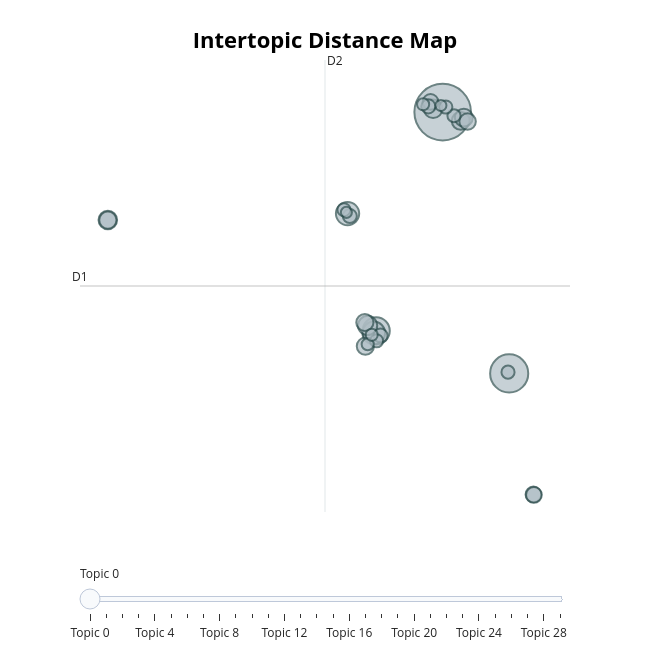

Here is the notebook cell this chart was saved with:
### Code cell
q1_topic_model.visualize_topics()

### Figure 1 — Plotly figure (JSON) as saved in the notebook; plotly's stock layout.template omitted (floating-point values rounded to 4 significant figures)
{"data": [{"customdata": [[0, "Perspectives on Scientific Investigation Process", 130], [1, "Scientific discovery process vs public perception", 59], [2, "Perspective of Scientific Process", 30], [3, "Research vs. Consumer Perspectives", 22], [4, "Scientific investigation perspectives", 21], [5, "Research vs Public Perception", 15], [6, "Topic: Understanding Science Processes", 14], [7, "Psychology research process understanding", 14], [8, "Topic: Scientific investigation and hypothesis testing", 13], [9, "Research Participation Experience", 13], [10, "Perspective of Research vs General Public", 12], [11, "Researcher vs. Public Data Understanding", 12], [12, "Scientific method and its misconduct", 12], [13, "Scientific experiment process", 11], [14, "Perception of scientific process", 10], [15, "Topic: Science Communication Gap", 10], [16, "Topic: Perspectives on Scientific Investigation Process", 10], [17, "Role of knowledge in experimental design", 8], [18, "Consumer vs Researcher Perspectives on Experimentation", 8], [19, "Scientific research and evidence", 8], [20, "Differences in Scientific Investigation Perspectives", 7], [21, "Science perception gap", 7], [22, "Consumer vs Researcher Perspective on Scientific Results", 7], [23, "Process of science", 7], [24, "Differences in Scientific Investigation Perspectives", 7], [25, "Researcher's perspective on scientific investigation", 6], [26, "Topic: Perception gap in science findings", 6], [27, "Topic: Scientific Investigation vs General Public Perspective", 6], [28, "Scientific investigation process", 5], [29, "Scientific Research Process", 5]], "hovertemplate": "<b>Topic %{customdata[0]}</b><br>%{customdata[1]}<br>Size: %{customdata[2]}", "legendgroup": "", "marker": {"color": "#B0BEC5", "line": {"color": "DarkSlateGrey", "width": 2}, "size": [130, 59, 30, 22, 21, 15, 14, 14, 13, 13, 12, 12, 12, 11, 10, 10, 10, 8, 8, 8, 7, 7, 7, 7, 7, 6, 6, 6, 5, 5], "sizemode": "area", "sizeref": 0.08125, "symbol": "circle"}, "mode": "markers", "name": "", "orientation": "v", "showlegend": false, "type": "scatter", "x": [9.8, 14.16, 5.439, 3.56, 5.281, 4.875, -12.17, 9.174, 10.99, 11.19, 4.696, 4.728, -12.17, 11.44, 15.75, 15.79, 9.005, 5.726, 3.708, 8.859, 10.54, 10.01, 3.326, 14.09, 5.464, 8.516, 4.883, 5.142, 9.683, 3.485], "xaxis": "x", "y": [16.18, 0.4778, 3.035, 10.08, 2.907, 3.359, 9.691, 16.38, 15.65, 15.85, 3.537, 2.113, 9.691, 15.61, -6.793, -6.826, 16.79, 2.751, 9.933, 16.52, 15.96, 16.48, 10.31, 0.5547, 2.439, 16.65, 2.229, 2.797, 16.58, 10.16], "yaxis": "y"}], "layout": {"annotations": [{"showarrow": false, "text": "D1", "x": -13.99, "y": 5.731, "yshift": 10}, {"showarrow": false, "text": "D2", "x": 2.08, "xshift": 10, "y": 19.31}], "height": 650, "hoverlabel": {"bgcolor": "white", "font": {"family": "Rockwell", "size": 16}}, "legend": {"itemsizing": "constant", "tracegroupgap": 0}, "margin": {"t": 60}, "shapes": [{"line": {"color": "#CFD8DC", "width": 2}, "type": "line", "x0": 2.08, "x1": 2.08, "y0": -7.85, "y1": 19.31}, {"line": {"color": "#9E9E9E", "width": 2}, "type": "line", "x0": -13.99, "x1": 18.15, "y0": 5.731, "y1": 5.731}], "sliders": [{"active": 0, "pad": {"t": 50}, "steps": [{"args": [{"marker.color": [["red", "#B0BEC5", "#B0BEC5", "#B0BEC5", "#B0BEC5", "#B0BEC5", "#B0BEC5", "#B0BEC5", "#B0BEC5", "#B0BEC5", "#B0BEC5", "#B0BEC5", "#B0BEC5", "#B0BEC5", "#B0BEC5", "#B0BEC5", "#B0BEC5", "#B0BEC5", "#B0BEC5", "#B0BEC5", "#B0BEC5", "#B0BEC5", "#B0BEC5", "#B0BEC5", "#B0BEC5", "#B0BEC5", "#B0BEC5", "#B0BEC5", "#B0BEC5", "#B0BEC5"]]}], "label": "Topic 0", "method": "update"}, {"args": [{"marker.color": [["#B0BEC5", "red", "#B0BEC5", "#B0BEC5", "#B0BEC5", "#B0BEC5", "#B0BEC5", "#B0BEC5", "#B0BEC5", "#B0BEC5", "#B0BEC5", "#B0BEC5", "#B0BEC5", "#B0BEC5", "#B0BEC5", "#B0BEC5", "#B0BEC5", "#B0BEC5", "#B0BEC5", "#B0BEC5", "#B0BEC5", "#B0BEC5", "#B0BEC5", "#B0BEC5", "#B0BEC5", "#B0BEC5", "#B0BEC5", "#B0BEC5", "#B0BEC5", "#B0BEC5"]]}], "label": "Topic 1", "method": "update"}, {"args": [{"marker.color": [["#B0BEC5", "#B0BEC5", "red", "#B0BEC5", "#B0BEC5", "#B0BEC5", "#B0BEC5", "#B0BEC5", "#B0BEC5", "#B0BEC5", "#B0BEC5", "#B0BEC5", "#B0BEC5", "#B0BEC5", "#B0BEC5", "#B0BEC5", "#B0BEC5", "#B0BEC5", "#B0BEC5", "#B0BEC5", "#B0BEC5", "#B0BEC5", "#B0BEC5", "#B0BEC5", "#B0BEC5", "#B0BEC5", "#B0BEC5", "#B0BEC5", "#B0BEC5", "#B0BEC5"]]}], "label": "Topic 2", "method": "update"}, {"args": [{"marker.color": [["#B0BEC5", "#B0BEC5", "#B0BEC5", "red", "#B0BEC5", "#B0BEC5", "#B0BEC5", "#B0BEC5", "#B0BEC5", "#B0BEC5", "#B0BEC5", "#B0BEC5", "#B0BEC5", "#B0BEC5", "#B0BEC5", "#B0BEC5", "#B0BEC5", "#B0BEC5", "#B0BEC5", "#B0BEC5", "#B0BEC5", "#B0BEC5", "#B0BEC5", "#B0BEC5", "#B0BEC5", "#B0BEC5", "#B0BEC5", "#B0BEC5", "#B0BEC5", "#B0BEC5"]]}], "label": "Topic 3", "method": "update"}, {"args": [{"marker.color": [["#B0BEC5", "#B0BEC5", "#B0BEC5", "#B0BEC5", "red", "#B0BEC5", "#B0BEC5", "#B0BEC5", "#B0BEC5", "#B0BEC5", "#B0BEC5", "#B0BEC5", "#B0BEC5", "#B0BEC5", "#B0BEC5", "#B0BEC5", "#B0BEC5", "#B0BEC5", "#B0BEC5", "#B0BEC5", "#B0BEC5", "#B0BEC5", "#B0BEC5", "#B0BEC5", "#B0BEC5", "#B0BEC5", "#B0BEC5", "#B0BEC5", "#B0BEC5", "#B0BEC5"]]}], "label": "Topic 4", "method": "update"}, {"args": [{"marker.color": [["#B0BEC5", "#B0BEC5", "#B0BEC5", "#B0BEC5", "#B0BEC5", "red", "#B0BEC5", "#B0BEC5", "#B0BEC5", "#B0BEC5", "#B0BEC5", "#B0BEC5", "#B0BEC5", "#B0BEC5", "#B0BEC5", "#B0BEC5", "#B0BEC5", "#B0BEC5", "#B0BEC5", "#B0BEC5", "#B0BEC5", "#B0BEC5", "#B0BEC5", "#B0BEC5", "#B0BEC5", "#B0BEC5", "#B0BEC5", "#B0BEC5", "#B0BEC5", "#B0BEC5"]]}], "label": "Topic 5", "method": "update"}, {"args": [{"marker.color": [["#B0BEC5", "#B0BEC5", "#B0BEC5", "#B0BEC5", "#B0BEC5", "#B0BEC5", "red", "#B0BEC5", "#B0BEC5", "#B0BEC5", "#B0BEC5", "#B0BEC5", "#B0BEC5", "#B0BEC5", "#B0BEC5", "#B0BEC5", "#B0BEC5", "#B0BEC5", "#B0BEC5", "#B0BEC5", "#B0BEC5", "#B0BEC5", "#B0BEC5", "#B0BEC5", "#B0BEC5", "#B0BEC5", "#B0BEC5", "#B0BEC5", "#B0BEC5", "#B0BEC5"]]}], "label": "Topic 6", "method": "update"}, {"args": [{"marker.color": [["#B0BEC5", "#B0BEC5", "#B0BEC5", "#B0BEC5", "#B0BEC5", "#B0BEC5", "#B0BEC5", "red", "#B0BEC5", "#B0BEC5", "#B0BEC5", "#B0BEC5", "#B0BEC5", "#B0BEC5", "#B0BEC5", "#B0BEC5", "#B0BEC5", "#B0BEC5", "#B0BEC5", "#B0BEC5", "#B0BEC5", "#B0BEC5", "#B0BEC5", "#B0BEC5", "#B0BEC5", "#B0BEC5", "#B0BEC5", "#B0BEC5", "#B0BEC5", "#B0BEC5"]]}], "label": "Topic 7", "method": "update"}, {"args": [{"marker.color": [["#B0BEC5", "#B0BEC5", "#B0BEC5", "#B0BEC5", "#B0BEC5", "#B0BEC5", "#B0BEC5", "#B0BEC5", "red", "#B0BEC5", "#B0BEC5", "#B0BEC5", "#B0BEC5", "#B0BEC5", "#B0BEC5", "#B0BEC5", "#B0BEC5", "#B0BEC5", "#B0BEC5", "#B0BEC5", "#B0BEC5", "#B0BEC5", "#B0BEC5", "#B0BEC5", "#B0BEC5", "#B0BEC5", "#B0BEC5", "#B0BEC5", "#B0BEC5", "#B0BEC5"]]}], "label": "Topic 8", "method": "update"}, {"args": [{"marker.color": [["#B0BEC5", "#B0BEC5", "#B0BEC5", "#B0BEC5", "#B0BEC5", "#B0BEC5", "#B0BEC5", "#B0BEC5", "#B0BEC5", "red", "#B0BEC5", "#B0BEC5", "#B0BEC5", "#B0BEC5", "#B0BEC5", "#B0BEC5", "#B0BEC5", "#B0BEC5", "#B0BEC5", "#B0BEC5", "#B0BEC5", "#B0BEC5", "#B0BEC5", "#B0BEC5", "#B0BEC5", "#B0BEC5", "#B0BEC5", "#B0BEC5", "#B0BEC5", "#B0BEC5"]]}], "label": "Topic 9", "method": "update"}, {"args": [{"marker.color": [["#B0BEC5", "#B0BEC5", "#B0BEC5", "#B0BEC5", "#B0BEC5", "#B0BEC5", "#B0BEC5", "#B0BEC5", "#B0BEC5", "#B0BEC5", "red", "#B0BEC5", "#B0BEC5", "#B0BEC5", "#B0BEC5", "#B0BEC5", "#B0BEC5", "#B0BEC5", "#B0BEC5", "#B0BEC5", "#B0BEC5", "#B0BEC5", "#B0BEC5", "#B0BEC5", "#B0BEC5", "#B0BEC5", "#B0BEC5", "#B0BEC5", "#B0BEC5", "#B0BEC5"]]}], "label": "Topic 10", "method": "update"}, {"args": [{"marker.color": [["#B0BEC5", "#B0BEC5", "#B0BEC5", "#B0BEC5", "#B0BEC5", "#B0BEC5", "#B0BEC5", "#B0BEC5", "#B0BEC5", "#B0BEC5", "#B0BEC5", "red", "#B0BEC5", "#B0BEC5", "#B0BEC5", "#B0BEC5", "#B0BEC5", "#B0BEC5", "#B0BEC5", "#B0BEC5", "#B0BEC5", "#B0BEC5", "#B0BEC5", "#B0BEC5", "#B0BEC5", "#B0BEC5", "#B0BEC5", "#B0BEC5", "#B0BEC5", "#B0BEC5"]]}], "label": "Topic 11", "method": "update"}, {"args": [{"marker.color": [["#B0BEC5", "#B0BEC5", "#B0BEC5", "#B0BEC5", "#B0BEC5", "#B0BEC5", "#B0BEC5", "#B0BEC5", "#B0BEC5", "#B0BEC5", "#B0BEC5", "#B0BEC5", "red", "#B0BEC5", "#B0BEC5", "#B0BEC5", "#B0BEC5", "#B0BEC5", "#B0BEC5", "#B0BEC5", "#B0BEC5", "#B0BEC5", "#B0BEC5", "#B0BEC5", "#B0BEC5", "#B0BEC5", "#B0BEC5", "#B0BEC5", "#B0BEC5", "#B0BEC5"]]}], "label": "Topic 12", "method": "update"}, {"args": [{"marker.color": [["#B0BEC5", "#B0BEC5", "#B0BEC5", "#B0BEC5", "#B0BEC5", "#B0BEC5", "#B0BEC5", "#B0BEC5", "#B0BEC5", "#B0BEC5", "#B0BEC5", "#B0BEC5", "#B0BEC5", "red", "#B0BEC5", "#B0BEC5", "#B0BEC5", "#B0BEC5", "#B0BEC5", "#B0BEC5", "#B0BEC5", "#B0BEC5", "#B0BEC5", "#B0BEC5", "#B0BEC5", "#B0BEC5", "#B0BEC5", "#B0BEC5", "#B0BEC5", "#B0BEC5"]]}], "label": "Topic 13", "method": "update"}, {"args": [{"marker.color": [["#B0BEC5", "#B0BEC5", "#B0BEC5", "#B0BEC5", "#B0BEC5", "#B0BEC5", "#B0BEC5", "#B0BEC5", "#B0BEC5", "#B0BEC5", "#B0BEC5", "#B0BEC5", "#B0BEC5", "#B0BEC5", "red", "#B0BEC5", "#B0BEC5", "#B0BEC5", "#B0BEC5", "#B0BEC5", "#B0BEC5", "#B0BEC5", "#B0BEC5", "#B0BEC5", "#B0BEC5", "#B0BEC5", "#B0BEC5", "#B0BEC5", "#B0BEC5", "#B0BEC5"]]}], "label": "Topic 14", "method": "update"}, {"args": [{"marker.color": [["#B0BEC5", "#B0BEC5", "#B0BEC5", "#B0BEC5", "#B0BEC5", "#B0BEC5", "#B0BEC5", "#B0BEC5", "#B0BEC5", "#B0BEC5", "#B0BEC5", "#B0BEC5", "#B0BEC5", "#B0BEC5", "#B0BEC5", "red", "#B0BEC5", "#B0BEC5", "#B0BEC5", "#B0BEC5", "#B0BEC5", "#B0BEC5", "#B0BEC5", "#B0BEC5", "#B0BEC5", "#B0BEC5", "#B0BEC5", "#B0BEC5", "#B0BEC5", "#B0BEC5"]]}], "label": "Topic 15", "method": "update"}, {"args": [{"marker.color": [["#B0BEC5", "#B0BEC5", "#B0BEC5", "#B0BEC5", "#B0BEC5", "#B0BEC5", "#B0BEC5", "#B0BEC5", "#B0BEC5", "#B0BEC5", "#B0BEC5", "#B0BEC5", "#B0BEC5", "#B0BEC5", "#B0BEC5", "#B0BEC5", "red", "#B0BEC5", "#B0BEC5", "#B0BEC5", "#B0BEC5", "#B0BEC5", "#B0BEC5", "#B0BEC5", "#B0BEC5", "#B0BEC5", "#B0BEC5", "#B0BEC5", "#B0BEC5", "#B0BEC5"]]}], "label": "Topic 16", "method": "update"}, {"args": [{"marker.color": [["#B0BEC5", "#B0BEC5", "#B0BEC5", "#B0BEC5", "#B0BEC5", "#B0BEC5", "#B0BEC5", "#B0BEC5", "#B0BEC5", "#B0BEC5", "#B0BEC5", "#B0BEC5", "#B0BEC5", "#B0BEC5", "#B0BEC5", "#B0BEC5", "#B0BEC5", "red", "#B0BEC5", "#B0BEC5", "#B0BEC5", "#B0BEC5", "#B0BEC5", "#B0BEC5", "#B0BEC5", "#B0BEC5", "#B0BEC5", "#B0BEC5", "#B0BEC5", "#B0BEC5"]]}], "label": "Topic 17", "method": "update"}, {"args": [{"marker.color": [["#B0BEC5", "#B0BEC5", "#B0BEC5", "#B0BEC5", "#B0BEC5", "#B0BEC5", "#B0BEC5", "#B0BEC5", "#B0BEC5", "#B0BEC5", "#B0BEC5", "#B0BEC5", "#B0BEC5", "#B0BEC5", "#B0BEC5", "#B0BEC5", "#B0BEC5", "#B0BEC5", "red", "#B0BEC5", "#B0BEC5", "#B0BEC5", "#B0BEC5", "#B0BEC5", "#B0BEC5", "#B0BEC5", "#B0BEC5", "#B0BEC5", "#B0BEC5", "#B0BEC5"]]}], "label": "Topic 18", "method": "update"}, {"args": [{"marker.color": [["#B0BEC5", "#B0BEC5", "#B0BEC5", "#B0BEC5", "#B0BEC5", "#B0BEC5", "#B0BEC5", "#B0BEC5", "#B0BEC5", "#B0BEC5", "#B0BEC5", "#B0BEC5", "#B0BEC5", "#B0BEC5", "#B0BEC5", "#B0BEC5", "#B0BEC5", "#B0BEC5", "#B0BEC5", "red", "#B0BEC5", "#B0BEC5", "#B0BEC5", "#B0BEC5", "#B0BEC5", "#B0BEC5", "#B0BEC5", "#B0BEC5", "#B0BEC5", "#B0BEC5"]]}], "label": "Topic 19", "method": "update"}, {"args": [{"marker.color": [["#B0BEC5", "#B0BEC5", "#B0BEC5", "#B0BEC5", "#B0BEC5", "#B0BEC5", "#B0BEC5", "#B0BEC5", "#B0BEC5", "#B0BEC5", "#B0BEC5", "#B0BEC5", "#B0BEC5", "#B0BEC5", "#B0BEC5", "#B0BEC5", "#B0BEC5", "#B0BEC5", "#B0BEC5", "#B0BEC5", "red", "#B0BEC5", "#B0BEC5", "#B0BEC5", "#B0BEC5", "#B0BEC5", "#B0BEC5", "#B0BEC5", "#B0BEC5", "#B0BEC5"]]}], "label": "Topic 20", "method": "update"}, {"args": [{"marker.color": [["#B0BEC5", "#B0BEC5", "#B0BEC5", "#B0BEC5", "#B0BEC5", "#B0BEC5", "#B0BEC5", "#B0BEC5", "#B0BEC5", "#B0BEC5", "#B0BEC5", "#B0BEC5", "#B0BEC5", "#B0BEC5", "#B0BEC5", "#B0BEC5", "#B0BEC5", "#B0BEC5", "#B0BEC5", "#B0BEC5", "#B0BEC5", "red", "#B0BEC5", "#B0BEC5", "#B0BEC5", "#B0BEC5", "#B0BEC5", "#B0BEC5", "#B0BEC5", "#B0BEC5"]]}], "label": "Topic 21", "method": "update"}, {"args": [{"marker.color": [["#B0BEC5", "#B0BEC5", "#B0BEC5", "#B0BEC5", "#B0BEC5", "#B0BEC5", "#B0BEC5", "#B0BEC5", "#B0BEC5", "#B0BEC5", "#B0BEC5", "#B0BEC5", "#B0BEC5", "#B0BEC5", "#B0BEC5", "#B0BEC5", "#B0BEC5", "#B0BEC5", "#B0BEC5", "#B0BEC5", "#B0BEC5", "#B0BEC5", "red", "#B0BEC5", "#B0BEC5", "#B0BEC5", "#B0BEC5", "#B0BEC5", "#B0BEC5", "#B0BEC5"]]}], "label": "Topic 22", "method": "update"}, {"args": [{"marker.color": [["#B0BEC5", "#B0BEC5", "#B0BEC5", "#B0BEC5", "#B0BEC5", "#B0BEC5", "#B0BEC5", "#B0BEC5", "#B0BEC5", "#B0BEC5", "#B0BEC5", "#B0BEC5", "#B0BEC5", "#B0BEC5", "#B0BEC5", "#B0BEC5", "#B0BEC5", "#B0BEC5", "#B0BEC5", "#B0BEC5", "#B0BEC5", "#B0BEC5", "#B0BEC5", "red", "#B0BEC5", "#B0BEC5", "#B0BEC5", "#B0BEC5", "#B0BEC5", "#B0BEC5"]]}], "label": "Topic 23", "method": "update"}, {"args": [{"marker.color": [["#B0BEC5", "#B0BEC5", "#B0BEC5", "#B0BEC5", "#B0BEC5", "#B0BEC5", "#B0BEC5", "#B0BEC5", "#B0BEC5", "#B0BEC5", "#B0BEC5", "#B0BEC5", "#B0BEC5", "#B0BEC5", "#B0BEC5", "#B0BEC5", "#B0BEC5", "#B0BEC5", "#B0BEC5", "#B0BEC5", "#B0BEC5", "#B0BEC5", "#B0BEC5", "#B0BEC5", "red", "#B0BEC5", "#B0BEC5", "#B0BEC5", "#B0BEC5", "#B0BEC5"]]}], "label": "Topic 24", "method": "update"}, {"args": [{"marker.color": [["#B0BEC5", "#B0BEC5", "#B0BEC5", "#B0BEC5", "#B0BEC5", "#B0BEC5", "#B0BEC5", "#B0BEC5", "#B0BEC5", "#B0BEC5", "#B0BEC5", "#B0BEC5", "#B0BEC5", "#B0BEC5", "#B0BEC5", "#B0BEC5", "#B0BEC5", "#B0BEC5", "#B0BEC5", "#B0BEC5", "#B0BEC5", "#B0BEC5", "#B0BEC5", "#B0BEC5", "#B0BEC5", "red", "#B0BEC5", "#B0BEC5", "#B0BEC5", "#B0BEC5"]]}], "label": "Topic 25", "method": "update"}, {"args": [{"marker.color": [["#B0BEC5", "#B0BEC5", "#B0BEC5", "#B0BEC5", "#B0BEC5", "#B0BEC5", "#B0BEC5", "#B0BEC5", "#B0BEC5", "#B0BEC5", "#B0BEC5", "#B0BEC5", "#B0BEC5", "#B0BEC5", "#B0BEC5", "#B0BEC5", "#B0BEC5", "#B0BEC5", "#B0BEC5", "#B0BEC5", "#B0BEC5", "#B0BEC5", "#B0BEC5", "#B0BEC5", "#B0BEC5", "#B0BEC5", "red", "#B0BEC5", "#B0BEC5", "#B0BEC5"]]}], "label": "Topic 26", "method": "update"}, {"args": [{"marker.color": [["#B0BEC5", "#B0BEC5", "#B0BEC5", "#B0BEC5", "#B0BEC5", "#B0BEC5", "#B0BEC5", "#B0BEC5", "#B0BEC5", "#B0BEC5", "#B0BEC5", "#B0BEC5", "#B0BEC5", "#B0BEC5", "#B0BEC5", "#B0BEC5", "#B0BEC5", "#B0BEC5", "#B0BEC5", "#B0BEC5", "#B0BEC5", "#B0BEC5", "#B0BEC5", "#B0BEC5", "#B0BEC5", "#B0BEC5", "#B0BEC5", "red", "#B0BEC5", "#B0BEC5"]]}], "label": "Topic 27", "method": "update"}, {"args": [{"marker.color": [["#B0BEC5", "#B0BEC5", "#B0BEC5", "#B0BEC5", "#B0BEC5", "#B0BEC5", "#B0BEC5", "#B0BEC5", "#B0BEC5", "#B0BEC5", "#B0BEC5", "#B0BEC5", "#B0BEC5", "#B0BEC5", "#B0BEC5", "#B0BEC5", "#B0BEC5", "#B0BEC5", "#B0BEC5", "#B0BEC5", "#B0BEC5", "#B0BEC5", "#B0BEC5", "#B0BEC5", "#B0BEC5", "#B0BEC5", "#B0BEC5", "#B0BEC5", "red", "#B0BEC5"]]}], "label": "Topic 28", "method": "update"}, {"args": [{"marker.color": [["#B0BEC5", "#B0BEC5", "#B0BEC5", "#B0BEC5", "#B0BEC5", "#B0BEC5", "#B0BEC5", "#B0BEC5", "#B0BEC5", "#B0BEC5", "#B0BEC5", "#B0BEC5", "#B0BEC5", "#B0BEC5", "#B0BEC5", "#B0BEC5", "#B0BEC5", "#B0BEC5", "#B0BEC5", "#B0BEC5", "#B0BEC5", "#B0BEC5", "#B0BEC5", "#B0BEC5", "#B0BEC5", "#B0BEC5", "#B0BEC5", "#B0BEC5", "#B0BEC5", "red"]]}], "label": "Topic 29", "method": "update"}]}], "title": {"font": {"color": "Black", "size": 22}, "text": "<b>Intertopic Distance Map</b>", "x": 0.5, "xanchor": "center", "y": 0.95, "yanchor": "top"}, "width": 650, "xaxis": {"anchor": "y", "domain": [0, 1], "range": [-13.99, 18.15], "title": {"text": ""}, "visible": false}, "yaxis": {"anchor": "x", "domain": [0, 1], "range": [-7.85, 19.31], "title": {"text": ""}, "visible": false}}}
